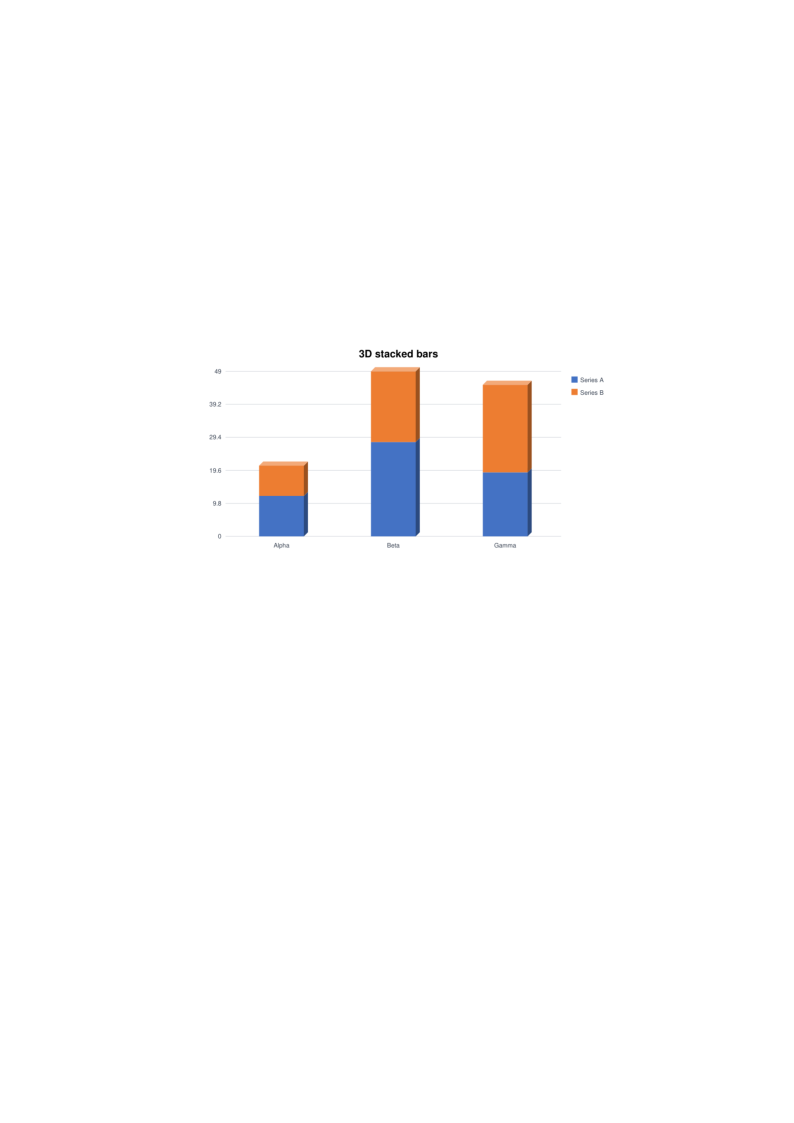
#> input picture tests/corpus/visual/charts/bar-3d-stacked.png, 794 x 1123 px
$ python -i visual.py   (imports and definitions only)
#> lines starting #> are read from the running program, lines starting #| are printed output that depends on the picture
#> further down, picture is the input picture: PIL image 794x1123 RGB; mean R, G, B 252.5, 251.8, 251.9
"""Cross-platform perceptual comparison for rendered document pages."""

from __future__ import annotations

import math
from dataclasses import dataclass
from io import BytesIO
from pathlib import Path

from PIL import Image, ImageChops, ImageFilter, ImageOps


@dataclass(frozen=True)
class PerceptualThresholds:
    min_similarity: float = 0.90
    max_hash_distance: int = 20
    min_foreground_iou: float = 0.30


@dataclass(frozen=True)
class PerceptualComparison:
    similarity: float
    mean_absolute_error: float
    root_mean_square_error: float
    hash_distance: int
    foreground_iou: float

    # [39 lines left out: functions passes, difference_heatmap, difference_heatmap_png, not called in this run]


def normalise_image(image: Image.Image, *, size: tuple[int, int] = (160, 160)) -> Image.Image:
    """Нормализовать страницу для устойчивого сравнения между платформами."""
#> called with size = (160, 160)

    grayscale = ImageOps.grayscale(image)
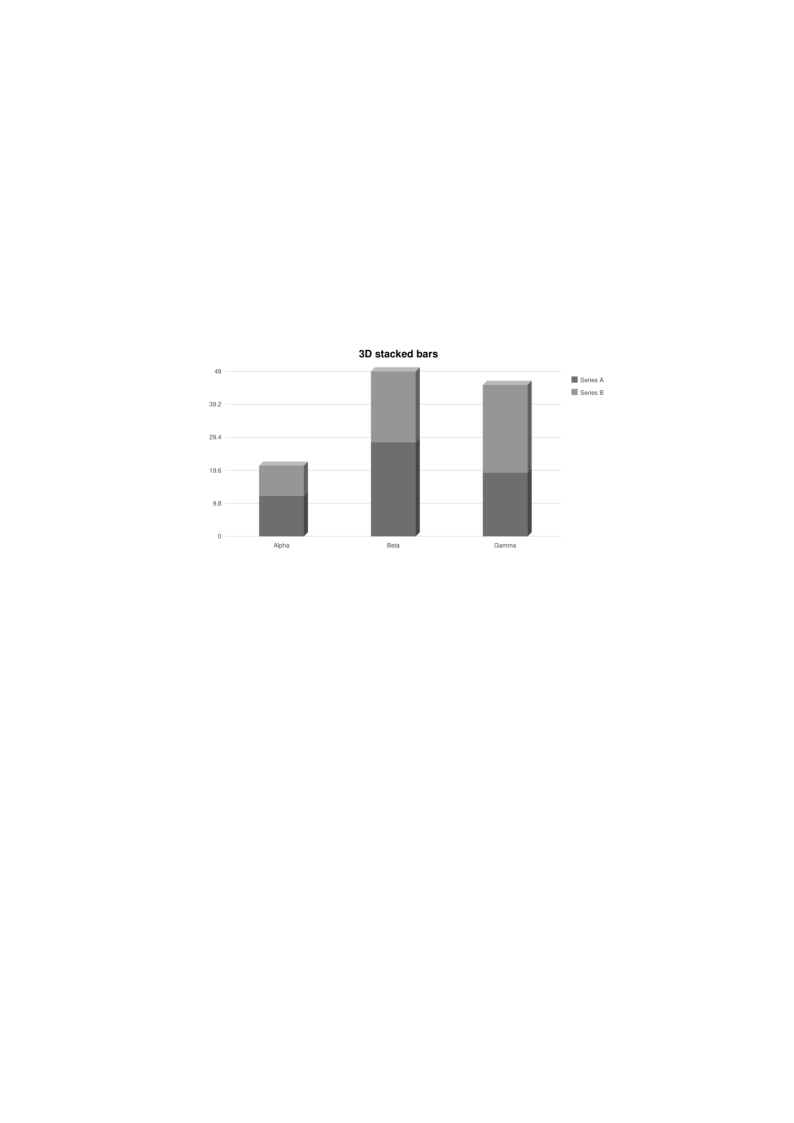
#> grayscale: PIL image 794x1123 L; min 4, max 255, mean 252.1
    grayscale = ImageOps.autocontrast(grayscale, cutoff=(0.25, 0.05))
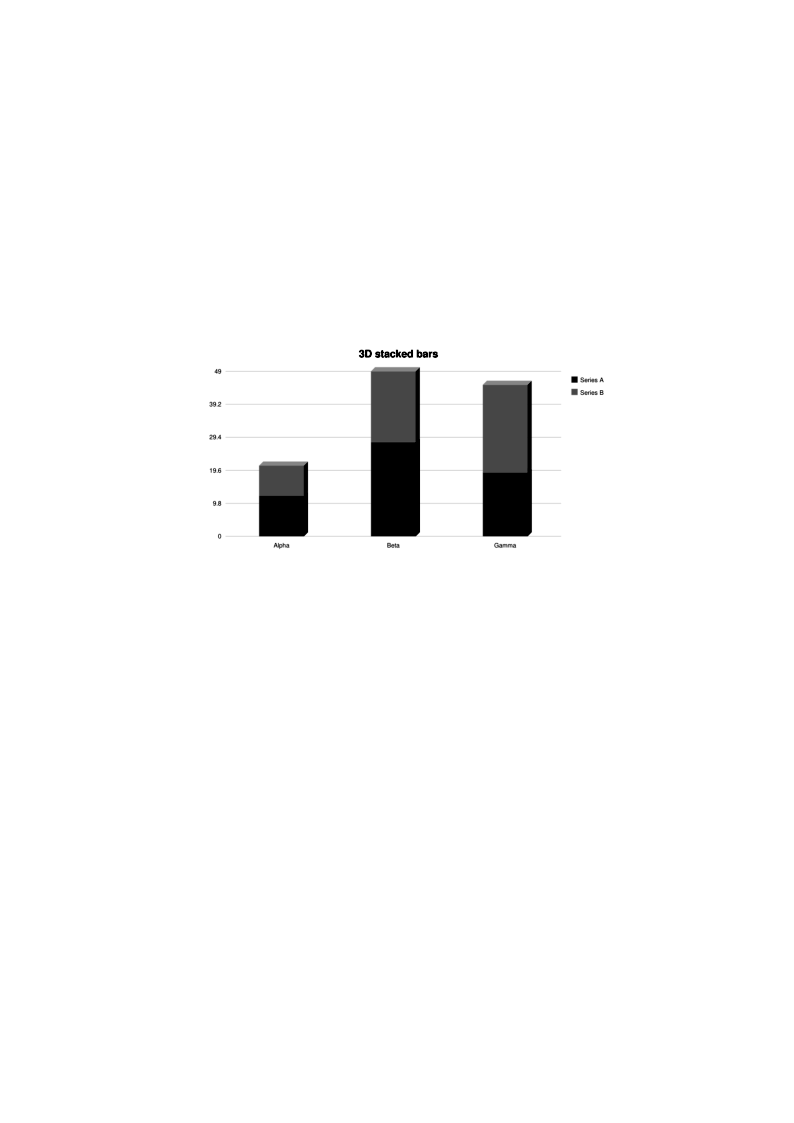
#> grayscale: PIL image 794x1123 L; min 0, max 255, mean 249.9
    grayscale = grayscale.filter(ImageFilter.GaussianBlur(radius=0.65))
    contained = ImageOps.contain(grayscale, size, method=Image.Resampling.LANCZOS)
    canvas = Image.new("L", size, 255)
#> canvas: PIL image 160x160 L; every value is 255
    canvas.paste(contained, ((size[0] - contained.width) // 2, (size[1] - contained.height) // 2))
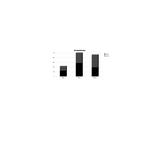
#> canvas: PIL image 160x160 L; min 0, max 255, mean 251.4
    return canvas


# [72 lines left out: functions compare_images, render_pdf_pages, _open_image, _difference_hash, _foreground_iou, not called in this run]


def _pixel_values(image: Image.Image) -> list[int]:
    flattened = getattr(image, "get_flattened_data", None)
    return list(flattened() if flattened is not None else image.getdata())


__all__ = [
    "PerceptualComparison",
    "PerceptualThresholds",
    "compare_images",
    "difference_heatmap",
    "difference_heatmap_png",
    "normalise_image",
    "render_pdf_pages",
]

>>> from PIL import Image
>>> picture = Image.open('../../../tests/corpus/visual/charts/bar-3d-stacked.png')
>>> result = normalise_image(picture)
